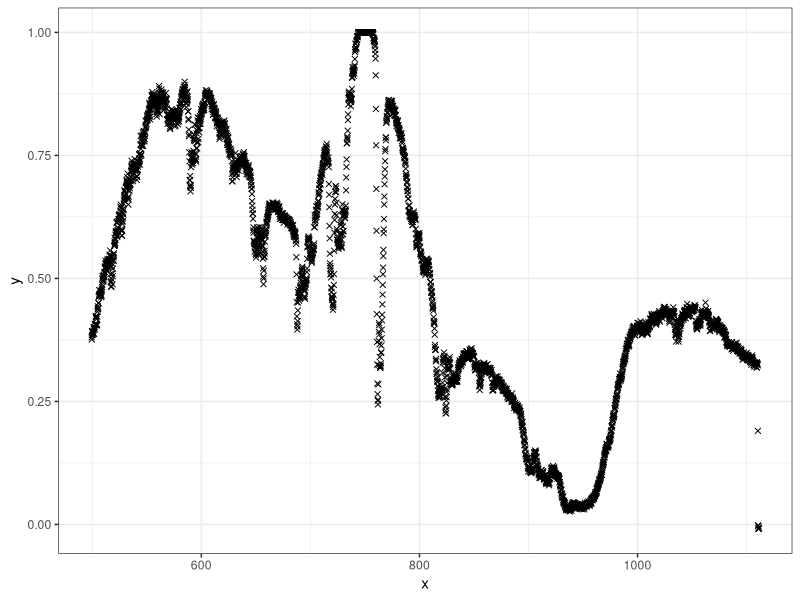

Reproduce this figure in R.
library(ggplot2)
theme_set(theme_bw())

#Calibration Measurement for Laser Power
P_s=c(seq(0,10),12,15,17,20,22,seq(25,30),seq(35,50,5),seq(52,68),seq(70,100,5)); #Power Set on the Laser's Software Interface (mW)
P_m=c(16.5,16.6,17.2,18.0,18.5,19.1,19.8,20.2,20.7,21.2,21.8,23.0,24.7,25.7,27.4,28.3,29.7,30.2,
      30.7,31.0,31.7,32.1,34.2,36.3,38.3,40.0,40.5,41.1,41.3,41.5,41.8,42.0,42.2,42.4,42.6,42.8,
      43.0,43.1,43.4,43.5,43.4,43.4,43.4,43.4,43.2,43.0,43.4,43.5,43.4,43.4); #Power Measured with the Powermeter (mW)
s_P=sqrt((P_m*0.05)^2+0.05^2)+0.01;

P_data=data.frame(x=P_s,y=P_m,sy=s_P);
data20mw=data.frame(x=c(0,20,20),y=c(27.4,27.4,0),sy=c(0,0,0))

P_fit=P_data[P_data$x<=30,,]
fit=lm(P_fit$y~P_fit$x,weights=1/(P_fit$sy)^2)
func <- function(x) fit[[1]][2]*x+fit[[1]][1];


#ggplot(data=P_data,aes(x=x,y=y,sy=sy)) + stat_function(fun=func,colour="blue") + geom_errorbar(aes(ymin=y-sy,ymax=y+sy),colour="darkgrey") +
#        geom_point(colour="black",pch=4) + geom_point(data=P_fit,colour="blue",pch=4) + geom_line(data=data20mw,aes(x=x,y=y),colour="red") +
#        labs(x=expression(Ps / mW),y=expression(Pm / mW))

#Calibration of the optical spectrometer
daten=read.csv("../data/spectrom/sun spectra -004.csv",sep="\t",skip=33,header=FALSE,col.names=c("lambda","I"),dec=".")
os=data.frame(x=daten[[1]],y=daten[[2]])

ggplot(os,aes(x=x,y=y)) + geom_point(pch=4,colour="black")